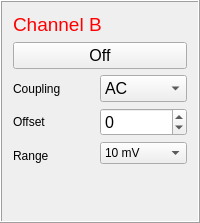
          <widget class="QFrame" name="frame_10">
           <property name="minimumSize">
            <size>
             <width>190</width>
             <height>140</height>
            </size>
           </property>
           <property name="frameShape">
            <enum>QFrame::Box</enum>
           </property>
           <property name="frameShadow">
            <enum>QFrame::Raised</enum>
           </property>
           <layout class="QGridLayout" name="gridLayout_6">
            <item row="2" column="0">
             <layout class="QHBoxLayout" name="horizontalLayout_3">
              <property name="sizeConstraint">
               <enum>QLayout::SetMinimumSize</enum>
              </property>
              <property name="leftMargin">
               <number>0</number>
              </property>
              <item>
               <layout class="QVBoxLayout" name="verticalLayout_13">
                <item>
                 <widget class="QLabel" name="label_20">
                  <property name="minimumSize">
                   <size>
                    <width>65</width>
                    <height>20</height>
                   </size>
                  </property>
                  <property name="toolTip">
                   <string>Time between two divisons</string>
                  </property>
                  <property name="text">
                   <string>&lt;html&gt;&lt;head/&gt;&lt;body&gt;&lt;p&gt;Coupling&lt;/p&gt;&lt;/body&gt;&lt;/html&gt;</string>
                  </property>
                 </widget>
                </item>
                <item>
                 <widget class="QLabel" name="label_21">
                  <property name="minimumSize">
                   <size>
                    <width>65</width>
                    <height>20</height>
                   </size>
                  </property>
                  <property name="toolTip">
                   <string>Time between two divisons</string>
                  </property>
                  <property name="text">
                   <string>&lt;html&gt;&lt;head/&gt;&lt;body&gt;&lt;p&gt;Offset&lt;/p&gt;&lt;/body&gt;&lt;/html&gt;</string>
                  </property>
                 </widget>
                </item>
                <item>
                 <widget class="QLabel" name="label_15">
                  <property name="text">
                   <string>Range</string>
                  </property>
                 </widget>
                </item>
               </layout>
              </item>
              <item>
               <layout class="QVBoxLayout" name="verticalLayout_14">
                <item>
                 <widget class="QComboBox" name="ChannelBCouplingComboBox">
                  <property name="minimumSize">
                   <size>
                    <width>45</width>
                    <height>25</height>
                   </size>
                  </property>
                  <property name="font">
                   <font>
                    <pointsize>12</pointsize>
                    <weight>50</weight>
                    <bold>false</bold>
                   </font>
                  </property>
                  <item>
                   <property name="text">
                    <string>AC</string>
                   </property>
                  </item>
                  <item>
                   <property name="text">
                    <string>DC</string>
                   </property>
                  </item>
                 </widget>
                </item>
                <item>
                 <widget class="QSpinBox" name="ChannelBOffsetSpinBox">
                  <property name="minimumSize">
                   <size>
                    <width>45</width>
                    <height>0</height>
                   </size>
                  </property>
                  <property name="font">
                   <font>
                    <pointsize>12</pointsize>
                    <weight>50</weight>
                    <bold>false</bold>
                   </font>
                  </property>
                  <property name="toolTip">
                   <string>Time between two divisons</string>
                  </property>
                  <property name="minimum">
                   <number>-200000</number>
                  </property>
                  <property name="maximum">
                   <number>20000</number>
                  </property>
                  <property name="singleStep">
                   <number>100</number>
                  </property>
                 </widget>
                </item>
                <item>
                 <widget class="QComboBox" name="ChBRangeBox">
                  <item>
                   <property name="text">
                    <string>10 mV</string>
                   </property>
                  </item>
                  <item>
                   <property name="text">
                    <string>20 mV</string>
                   </property>
                  </item>
                  <item>
                   <property name="text">
                    <string>50 mV</string>
                   </property>
                  </item>
                  <item>
                   <property name="text">
                    <string>100 mV</string>
                   </property>
                  </item>
                  <item>
                   <property name="text">
                    <string>200 mV</string>
                   </property>
                  </item>
                  <item>
                   <property name="text">
                    <string>500 mV</string>
                   </property>
                  </item>
                  <item>
                   <property name="text">
                    <string>1 V</string>
                   </property>
                  </item>
                  <item>
                   <property name="text">
                    <string>2 V</string>
                   </property>
                  </item>
                  <item>
                   <property name="text">
                    <string>5 V</string>
                   </property>
                  </item>
                  <item>
                   <property name="text">
                    <string>10 V</string>
                   </property>
                  </item>
                  <item>
                   <property name="text">
                    <string>20 V</string>
                   </property>
                  </item>
                  <item>
                   <property name="text">
                    <string>50 V</string>
                   </property>
                  </item>
                 </widget>
                </item>
                <item>
                 <widget class="QFrame" name="frame_11">
                  <property name="frameShape">
                   <enum>QFrame::StyledPanel</enum>
                  </property>
                  <property name="frameShadow">
                   <enum>QFrame::Raised</enum>
                  </property>
                 </widget>
                </item>
               </layout>
              </item>
             </layout>
            </item>
            <item row="0" column="0">
             <widget class="QLabel" name="label_19">
              <property name="text">
               <string>&lt;html&gt;&lt;head/&gt;&lt;body&gt;&lt;p&gt;&lt;span style=&quot; font-size:14pt; color:#ff0000;&quot;&gt;Channel B&lt;/span&gt;&lt;/p&gt;&lt;/body&gt;&lt;/html&gt;</string>
              </property>
             </widget>
            </item>
            <item row="1" column="0">
             <widget class="QPushButton" name="ChannelBButton">
              <property name="font">
               <font>
                <pointsize>12</pointsize>
                <weight>50</weight>
                <bold>false</bold>
               </font>
              </property>
              <property name="text">
               <string>Off</string>
              </property>
             </widget>
            </item>
            <item row="3" column="0">
             <spacer name="verticalSpacer_2">
              <property name="orientation">
               <enum>Qt::Vertical</enum>
              </property>
              <property name="sizeHint" stdset="0">
               <size>
                <width>20</width>
                <height>40</height>
               </size>
              </property>
             </spacer>
            </item>
           </layout>
          </widget>
